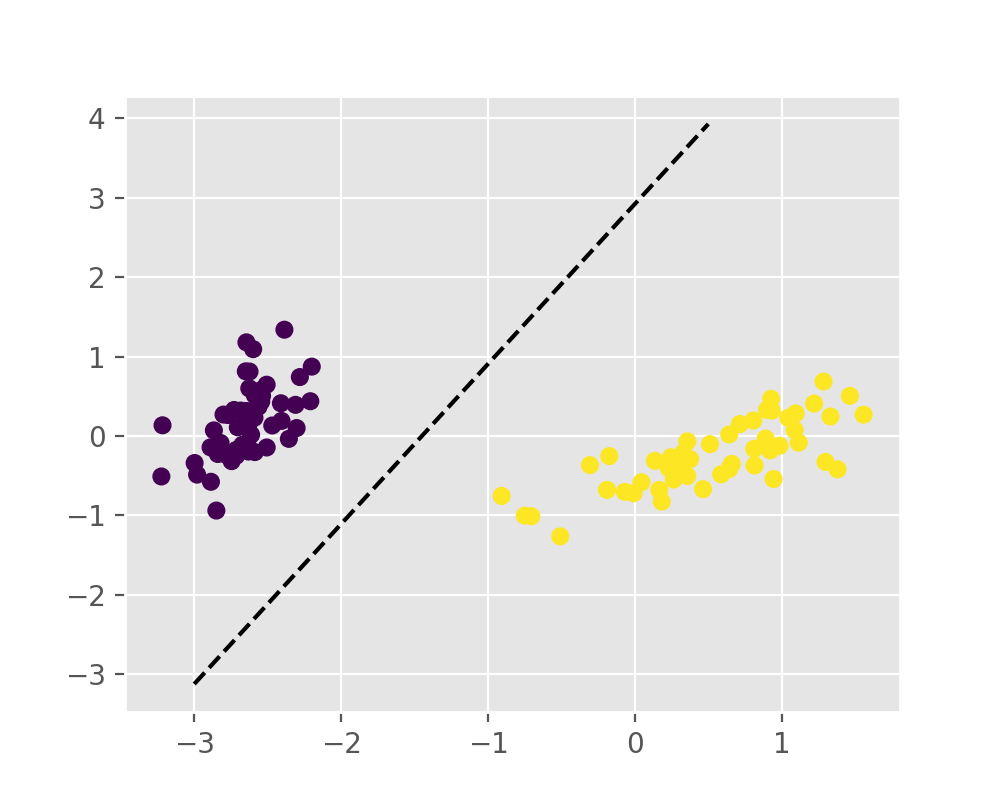

Python code for this plot:
import matplotlib.pyplot as plt
import numpy as np
from cvxopt import matrix, solvers
from sklearn import datasets
from sklearn.decomposition import PCA
from sklearn.metrics import accuracy_score


def load_data():
    X, y = datasets.load_iris(return_X_y=True)
    # 降成2维便于可视化
    X = PCA(2).fit_transform(X)
    mask = y < 2
    X = X[mask]
    y = y[mask]

    y[y == 0] = -1
    X = X.T
    y = y.astype(float)  # 都要是float类型的，整数类型会出现错误
    return X, y


class SVM(object):
    """
    hard margin support vector machine，只能针对线性可分的数据
    binary classifier
    二次规划是用cvxopt求解的
    """

    def __init__(self):
        self.support_vector = []
        self.w = None
        self.b = None

    def fit(self, X, y):
        N = X.shape[1]
        Q = matrix(((y.reshape((-1, 1)) @ y.reshape((1, -1))) * (X.T @ X)))
        p = matrix([-1.0] * N)  # 默认生成列优先的矩阵
        G = matrix(- np.eye(N))
        h = matrix([0.0] * N)
        A = matrix(y.tolist(), (1, N))
        b = matrix(0.0)
        sol = solvers.qp(Q, p, G, h, A, b)

        lam = np.array(sol['x'])
        lam = np.squeeze(lam)
        w = X @ (lam * y)
        mask = np.abs(lam) > 1e-4
        b = (y[mask].reshape((1, -1)) - w.T @ X[:, mask]).mean()

        for index, flag in enumerate(mask):
            if flag:
                self.support_vector.append((X[:, index], y[index]))

        self.w = w
        self.b = b
        return self

    def predict(self, X):
        y = self.w @ X + self.b
        return np.where(y > 0, 1, -1)


if __name__ == "__main__":
    X, y = load_data()
    clf = SVM()
    clf.fit(X, y)
    y_ = clf.predict(X)
    print(accuracy_score(y_, y))
    print(clf.support_vector)

    plt.style.use("ggplot")
    plt.figure(figsize=(5, 4))
    plt.scatter(X[0, :], X[1, :], c=y)

    # 画分割线
    x = np.linspace(-3, 0.5)
    w, b = clf.w, clf.b
    def f(x): return (-w[0] / w[1]) * x - (b / w[1])
    plt.plot(x, f(x), 'k--')

    plt.show()
    # plt.savefig("svm\\svm1.png", dpi=200)
